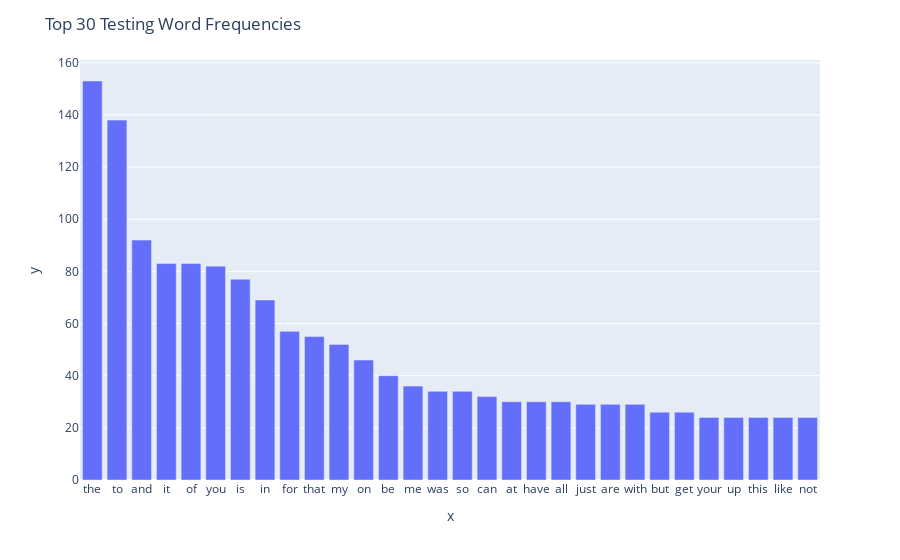

This figure's notebook cell:
### Code cell
# plot the graph
xlabel = test_count_vect.get_feature_names_out()[sorted_test_indices][::-1]
fig = px.bar(x=xlabel[:30], y=sorted_test_term_frequencies[:30])
fig.update_layout(title_text='Top 30 Testing Word Frequencies')
fig.show()

### Figure 1 — Plotly figure (JSON) as saved in the notebook; plotly's stock layout.template omitted (floating-point values rounded to 4 significant figures)
{"data": [{"alignmentgroup": "True", "hovertemplate": "x=%{x}<br>y=%{y}<extra></extra>", "legendgroup": "", "marker": {"color": "#636efa", "pattern": {"shape": ""}}, "name": "", "offsetgroup": "", "orientation": "v", "showlegend": false, "textposition": "auto", "type": "bar", "x": ["the", "to", "and", "it", "of", "you", "is", "in", "for", "that", "my", "on", "be", "me", "was", "so", "can", "at", "have", "all", "just", "are", "with", "but", "get", "your", "up", "this", "like", "not"], "xaxis": "x", "y": [153, 138, 92, 83, 83, 82, 77, 69, 57, 55, 52, 46, 40, 36, 34, 34, 32, 30, 30, 30, 29, 29, 29, 26, 26, 24, 24, 24, 24, 24], "yaxis": "y"}], "layout": {"barmode": "relative", "legend": {"tracegroupgap": 0}, "margin": {"t": 60}, "title": {"text": "Top 30 Testing Word Frequencies"}, "xaxis": {"anchor": "y", "domain": [0, 1], "title": {"text": "x"}}, "yaxis": {"anchor": "x", "domain": [0, 1], "title": {"text": "y"}}}}
